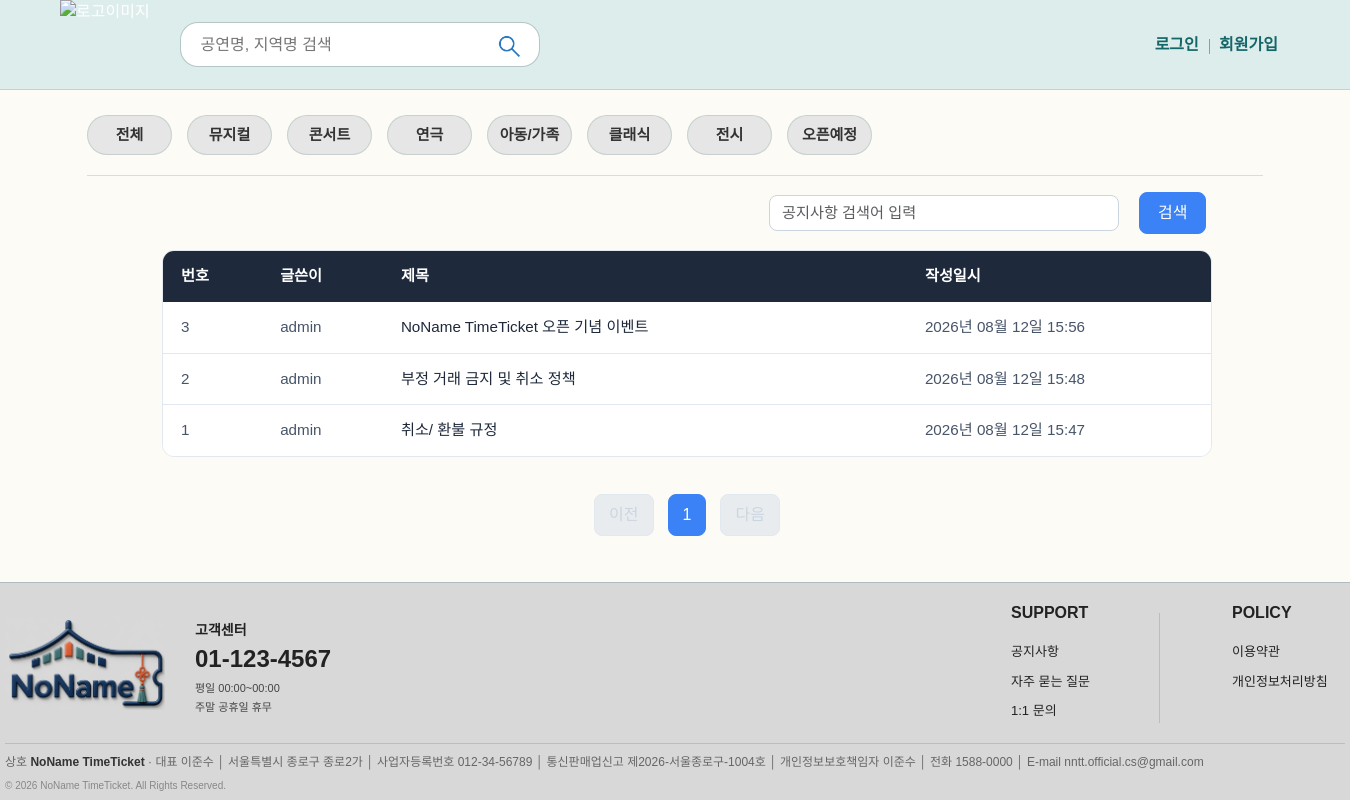
Page /notice/list/ on the committed database.
### table_model.py (models this page shows, shortened)
class Notice(db.Model):
    __tablename__ = 'notice'
    id = db.Column(INTEGER(unsigned=True), primary_key=True, autoincrement=True)
    subject = db.Column(db.String(MAX_STRING), nullable=False)
    content = db.Column(db.Text(), nullable=False)
    create_date = db.Column(db.DateTime(), nullable=False)
    updated_date = db.Column(db.DateTime(), nullable=False, default=datetime.now, onupdate=datetime.now)
    user_id = db.Column(INTEGER(unsigned=True), db.ForeignKey('user.id', ondelete='CASCADE'), nullable=False, index=True)
    user = db.relationship('User', backref=db.backref('notice_set'))

class User(db.Model):
    __tablename__ = 'user'
    id = db.Column(INTEGER(unsigned=True), primary_key=True, autoincrement=True)
    username = db.Column(db.String(USERNAME_LENGTH), unique=True, nullable=False)
    password = db.Column(db.String(MAX_STRING), nullable=False) # hashcode로 암호화하는 과정 때문에 여유 buffer 추가
    email = db.Column(db.String(120), unique=True, nullable=False)
    phone = db.Column(db.String(20), unique=True, nullable=False)
    address = db.Column(db.String(ADDRESS_LENGTH), nullable=True)
    created_at = db.Column(db.DateTime(), nullable=False, default=datetime.now)
    updated_at = db.Column(db.DateTime(), nullable=False, default=datetime.now, onupdate=datetime.now)

### views/support/notice_views.py (the view)
@bp.route('/list/')
def _list():
    page = request.args.get('page', type=int, default=default_page)
    kw = request.args.get('kw', type=str, default='')   # 검색어
    Notice_list = Notice.query
    if kw:
        search = '%%{}%%'.format(kw)
        Notice_list = (Notice_list
            .filter(Notice.subject.ilike(search) |
                    Notice.content.ilike(search) |
                    Notice.user.has(User.username.ilike(search))))
    else:  # recent (최신순)
        Notice_list = (Notice_list
        .group_by(Notice.id)
        .order_by(Notice.create_date.desc()))
    Notice_list = Notice_list.paginate(page=page, per_page=per_page_num)
    return render_template('support/notice_list.html', notice_list=Notice_list, page=page, kw=kw)

### filter/filter_date.py (called while the page is built)
def format_datetime(value, fmt='%Y년 %m월 %d일 %H:%M'):
    return value.strftime(fmt)

### views/auth_views.py (called while the page is built)
@bp.before_app_request
def load_logged_in_user():
    user_id = session.get('user_id')
    if user_id is None:
        g.user = None
    else:
        g.user = User.query.get(user_id)

### templates/support/notice_list.html (shortened to what this page needs)
{% extends 'base.html' %}
{% block style %}
<link rel="stylesheet" href="https://cdn.jsdelivr.net/npm/bootstrap@5.3.8/dist/css/bootstrap.min.css">
{% endblock %}
{% block content %}
<link rel="stylesheet" href="{{ url_for('static', filename='css/support.css') }}">
<div class="container my-3">
    <div class="row my-3">
        <div class="col-6">
        </div>
        <div class="col-6">
            <div class="input-group">
                <form method="get" id="searchForm" class="d-flex align-items-center justify-content-end">
                    <input type="text" id="search_kw" name="kw" value="{{ kw|default('') }}" class="form-control me-2"
                        placeholder="공지사항 검색어 입력">
                    <button type="button" id="btn_search" class="btn btn-primary text-nowrap">검색</button>
                </form>
            </div>
        </div>
    </div>
    <table class="table">
        <thead>
            <tr class="table-dark">
                <th>번호</th>
                <th>글쓴이</th>
                <th class="col-title">제목</th>
                <th>작성일시</th>
            </tr>
        </thead>
        <tbody>
            {% if notice_list %}
            {% for notice in notice_list.items %}
            <tr>
                <td>
                    {{ notice_list.total - ((notice_list.page - 1) * notice_list.per_page) - loop.index0 }}
                </td>
                <td>
                    {{ notice.user.username }}
                </td>
                <td>
                    <a href="{{ url_for('notice.detail', notice_id=notice.id) }}">{{ notice.subject }}</a>
                </td>
                <td>
                    {{ notice.create_date|datetime }}
                </td>
            </tr>
            {% endfor %}
            {% else %}
            <tr>
                <td colspan="4">공지사항이 없습니다</td>
            </tr>
            {% endif %}
        </tbody>
    </table>
    <ul class="pagination justify-content-center">
        {% if notice_list.has_prev %}
        <li class="page-item">
            <a class="page-link" href="?page={{ notice_list.prev_num }}">이전</a>
        </li>
        {% else %}
        <li class="page-item disabled">
            <a class="page-link" tabindex="-1" aria-disabled="true" href="#">이전</a>
        </li>
        {% endif %}
        {% for page_num in notice_list.iter_pages() %}
        {% if page_num %}
        {% if page_num != notice_list.page %}
        <li class="page-item">
            <a class="page-link" href="?page={{ page_num }}">{{ page_num }}</a>
        </li>
        {% else %}
        <li class="page-item active" aria-current="page">
            <a class="page-link" href="#">{{ page_num }}</a>
        </li>
        {% endif %}
        {% else %}
        <li class="page-item disabled">
            <a class="page-link" href="#">...</a>
        </li>
        {% endif %}
        {% endfor %}
        {% if notice_list.has_next %}
        <li class="page-item">
            <a class="page-link" href="?page={{ notice_list.next_num }}">다음</a>
        </li>
        {% else %}
        <li class="page-item disabled">
            <a class="page-link" tabindex="-1" aria-disabled="true" href="#">다음</a>
        </li>
        {% endif %}
    </ul>
</div>
{% endblock %}

### static/css/footer.css (style rules this page uses)
html, body { margin: 0; padding: 0; height: 100%; }
body { display: flex; flex-direction: column; min-height: 100vh; }
main, .container, #content { flex: 1; }
ul { list-style: none; }
a { color: inherit; text-decoration: none; }

### static/css/base.css (style rules this page uses)
* { box-sizing: border-box; margin: 0; padding: 0; }
body { font-family: 'Noto Sans KR', sans-serif; background-color: #fcfbf5; color: #333; }
.container { max-width: 1200px; min-width: 1200px; margin: 25px auto; }
.container { max-width: 1200px; margin: 25px auto; }

### static/css/support.css (style rules this page uses)
.container { max-width: 1100px; }
.btn { border-radius: 8px; font-weight: 500; padding: 8px 18px; transition: all 0.2s ease; }
.btn-primary { background-color: #3b82f6; border-color: #3b82f6; }
.form-control { border-radius: 8px; border: 1px solid #cbd5e1; font-size: 0.95rem; transition: border-color 0.2s; margin: 0 20px 0 70px !important; width: 350px !important; white-space: nowrap; }
.table { width: 1050px; max-width: 100%; margin: 1rem auto 0 auto; border-collapse: separate; border-spacing: 0; border-radius: 12px; overflow: hidden; border: 1px solid #e2e8f0; }
.table thead tr.table-dark { --bs-table-bg: #1e293b; color: #ffffff; }
.table th, .table td { padding: 14px 18px; font-size: 0.95rem; white-space: nowrap; }
.table th { font-weight: 600; border-bottom: none; }
.table th.col-title { width: 50%; }
.table td { vertical-align: middle; border-bottom: 1px solid #e2e8f0; color: #475569; }
.table td.col-title, .table td a { white-space: normal; }
.table td a { color: #1e293b; text-decoration: none; font-weight: 500; transition: color 0.15s ease; }
.table tbody tr:last-child td { border-bottom: none; }
.pagination { margin-top: 2rem; gap: 4px; }
.pagination .page-item .page-link { border-radius: 8px; border: 1px solid #e2e8f0; color: #64748b; font-weight: 500; padding: 8px 14px; transition: all 0.2s ease; margin: 5px; white-space: nowrap; }
.pagination .page-item.active .page-link { background-color: #3b82f6; border-color: #3b82f6; color: #ffffff; }
.pagination .page-item.disabled .page-link { color: #cbd5e1; }

### rows in the picture
Notice: id "3", user.username "admin", subject "NoName TimeTicket 오픈 기념 이벤트", create_date "2026년 08월 12일 15:56"
Notice: id "2", user.username "admin", subject "부정 거래 금지 및 취소 정책", create_date "2026년 08월 12일 15:48"
Notice: id "1", user.username "admin", subject "취소/ 환불 규정", create_date "2026년 08월 12일 15:47"

### other values in the picture
{{ page_num }} "1"
